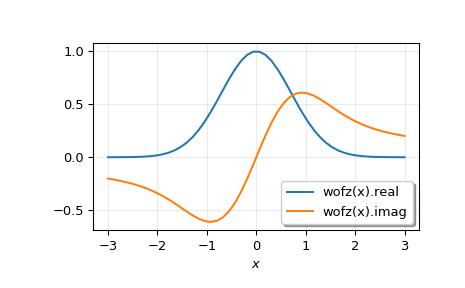

Recreate this plot in Python.
from scipy import special
import matplotlib.pyplot as plt

x = np.linspace(-3, 3)
z = special.wofz(x)

plt.plot(x, z.real, label='wofz(x).real')
plt.plot(x, z.imag, label='wofz(x).imag')
plt.xlabel('$x$')
plt.legend(framealpha=1, shadow=True)
plt.grid(alpha=0.25)
plt.show()
